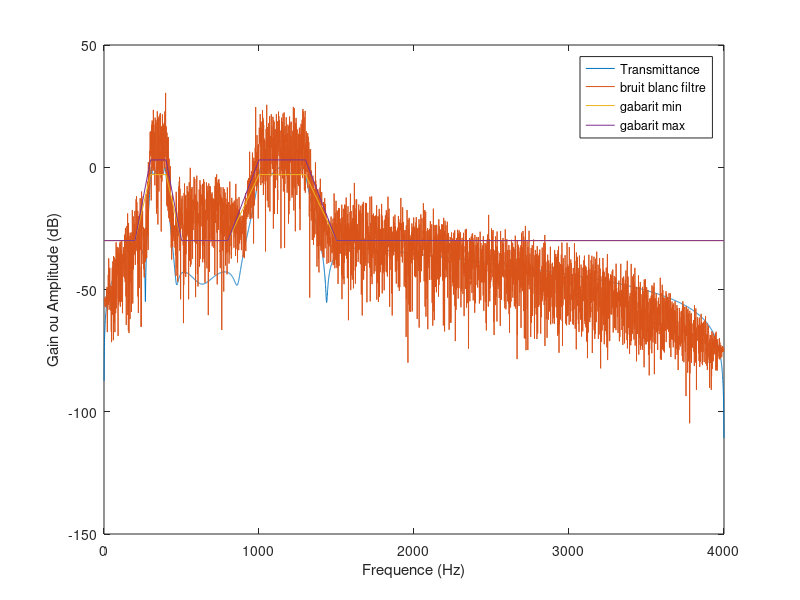

This chart was generated by the following MATLAB code: (Note: this script raises an error after producing the figure.)
Fe = 8e3;

Xg = [0 200 300 400 500 800 1000 1300 1500 Fe/2];
Ygb = [-30 -30 -3 -3 -30 -30 -3 -3 -30 -30];
Ygh = [-30 -30 3 3 -30 -30 3 3 -30 -30];

[N1, Wn1] = ellipord([2*300/Fe 2*400/Fe], [2*200/Fe 2*500/Fe], 3, 30);
[N2, Wn2] = ellipord([2*1000/Fe 2*1300/Fe], [2*800/Fe 2*1500/Fe], 3, 30);
[B1, A1] = ellip(N1, 3, 35, Wn1);
[B2, A2] = ellip(N2, 3, 35, Wn2);

N = 8192;
[H1, W] = freqz(B1, A1, N); % calcul des filtres
[H2, W] = freqz(B2, A2, N);

blanc = rand(1, N) - 0.5;

X = 1 : N/2;
X = Fe * X / N;
Y1 = 20 * log10(abs(fft(filter(B1, A1, blanc))));
Y2 = 20 * log10(abs(fft(filter(B2, A2, blanc))));

Y = Y1 + Y2;
H = H1 + H2;
plot(W .* Fe / (2 * pi), 20 * log10(abs(H)), X, Y(1:N/2), Xg, Ygb, Xg, Ygh)
legend('Transmittance','bruit blanc filtre', 'gabarit min', 'gabarit max'); xlabel('Frequence (Hz)'); ylabel('Gain ou Amplitude (dB)');
print -dpng ell_1.png

plot(W .* Fe / (2 * pi), unwrap(10 * phase(H)) / 10)
legend('phase'); xlabel('Frequence (Hz)'); ylabel('Phase');
% Mais c'est pas lineaire.
print -dpng ell_2.png

figure;
t = 0 : 1/N : 1;
test = sin(2*pi*100*t) + sin(2*pi*350*t) + sin(2*pi*650*t) + sin(2*pi*1150*t) + sin(2*pi*1600*t);
t = Fe * t;
fft_test = 20*log10(abs(fft(test)));
f = 0 : N/2-1;
test_f1 = 20 * log10(abs(fft(filter(B1, A1, test))));
test_f2 = 20 * log10(abs(fft(filter(B2, A2, test))));
test_f = test_f1 + test_f2;
plot(f(2:end), fft_test(2:N/2), f(2:end), test_f(2:N/2));
legend('signal de test', 'signal de test filtre'); xlabel('Frequence (Hz)'); ylabel('Amplitude (dB)');
print -dpng ell_3.png
